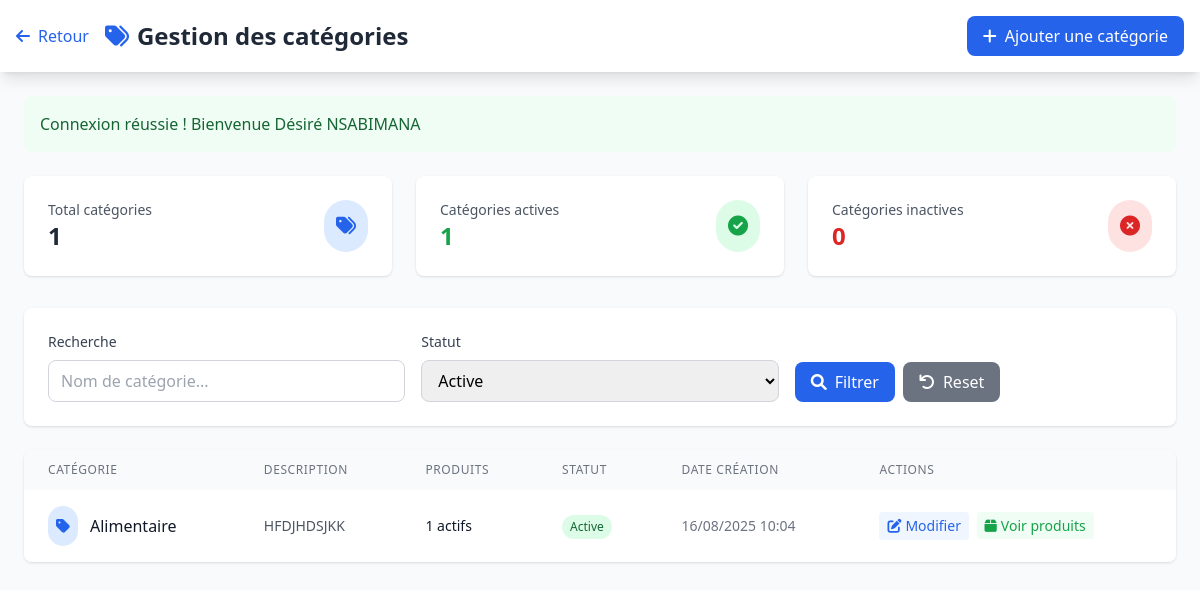
The page /Vendeur/categories.php?statut_filter=active (signed in) on the database its author committed.
### tables this page shows
CREATE TABLE `categories` (
  `id_categorie` int(11) NOT NULL,
  `nom_categorie` varchar(100) NOT NULL,
  `description` text DEFAULT NULL,
  `date_creation` timestamp NOT NULL DEFAULT current_timestamp(),
  `statut` enum('active','inactive') DEFAULT 'active'
);

### Vendeur/config.php (called while the page is built, shortened)
<?php
class Database {
    private static $instance = null;
    private $connection;
    private function __construct() {
        try {
            $this->connection = new PDO(
                "mysql:host=" . DB_HOST . ";dbname=" . DB_NAME . ";charset=utf8mb4",
                DB_USER,
                DB_PASS,
                [
                    PDO::ATTR_ERRMODE => PDO::ERRMODE_EXCEPTION,
                    PDO::ATTR_DEFAULT_FETCH_MODE => PDO::FETCH_ASSOC,
                    PDO::ATTR_EMULATE_PREPARES => false
                ]
            );
        } catch(PDOException $e) {
            die("Erreur de connexion à la base de données : " . $e->getMessage());
        }
    }
    public static function getInstance() {
        if (self::$instance === null) {
            self::$instance = new self();
        }
        return self::$instance;
    }
    public function query($sql, $params = []) {
        $stmt = $this->connection->prepare($sql);
        $stmt->execute($params);
        return $stmt;
    }
    public function fetch($sql, $params = []) {
        $stmt = $this->query($sql, $params);
        return $stmt->fetch();
    }
    public function fetchAll($sql, $params = []) {
        $stmt = $this->query($sql, $params);
        return $stmt->fetchAll();
    }
}
function getFlashMessage() {
    if (isset($_SESSION['flash'])) {
        $flash = $_SESSION['flash'];
        return $flash;
    }
    return null;
}
function isLoggedIn() {
    return isset($_SESSION['user_id']);
}
function getCurrentUser() {
    if (isLoggedIn()) {
        $db = Database::getInstance();
        return $db->fetch("SELECT * FROM utilisateurs WHERE id_utilisateur = ?", [$_SESSION['user_id']]);
    }
    return null;
}
function formatDate($date) {
    return date('d/m/Y H:i', strtotime($date));
}
?>

### Vendeur/categories.php (the view, shortened to what this page needs)
<?php
require_once 'config.php';
$db = Database::getInstance();
$page = intval($_GET['page'] ?? 1);
$limit = 20;
$offset = ($page - 1) * $limit;
$search = trim($_GET['search'] ?? '');
$statut_filter = $_GET['statut_filter'] ?? '';
$where_conditions = ["1=1"];
$params = [];
if (!empty($statut_filter)) {
    $where_conditions[] = "c.statut = ?";
    $params[] = $statut_filter;
}
$where_clause = 'WHERE ' . implode(' AND ', $where_conditions);
$stats = $db->fetch("
    SELECT
        COUNT(*) as total_categories,
        SUM(CASE WHEN statut = 'active' THEN 1 ELSE 0 END) as categories_actives,
        SUM(CASE WHEN statut = 'inactive' THEN 1 ELSE 0 END) as categories_inactives
    FROM categories
    WHERE 1=1
");
$categories = $db->fetchAll("
    SELECT
        c.id_categorie,
        c.nom_categorie,
        c.description,
        c.statut,
        c.date_creation,
        COUNT(p.id_produit) as nombre_produits,
        SUM(CASE WHEN p.statut = 'actif' THEN 1 ELSE 0 END) as produits_actifs
    FROM categories c
    LEFT JOIN produits p ON c.id_categorie = p.id_categorie
    $where_clause
    GROUP BY c.id_categorie, c.nom_categorie, c.description, c.statut, c.date_creation
    ORDER BY c.nom_categorie
    LIMIT $limit OFFSET $offset
", $params);
?>
<!DOCTYPE html>
<html lang="fr">
<head>
    <script src="https://cdn.tailwindcss.com"></script>
    <link href="https://cdnjs.cloudflare.com/ajax/libs/font-awesome/6.0.0/css/all.min.css" rel="stylesheet">
</head>
<body class="bg-gray-50">
    <nav class="bg-white shadow-lg">
        <div class="max-w-7xl mx-auto px-4">
            <div class="flex justify-between items-center py-4">
                <div class="flex items-center space-x-4">
                    <a href="dashboard.php" class="text-blue-600 hover:text-blue-800">
                        <i class="fas fa-arrow-left mr-2"></i>Retour
                    </a>
                    <h1 class="text-2xl font-bold text-gray-800">
                        <i class="fas fa-tags text-blue-600 mr-2"></i>Gestion des catégories
                    </h1>
                </div>
                <button onclick="openModal('addCategoryModal')" class="bg-blue-600 text-white px-4 py-2 rounded-lg hover:bg-blue-700">
                    <i class="fas fa-plus mr-2"></i>Ajouter une catégorie
                </button>
            </div>
        </div>
    </nav>
    <div class="max-w-7xl mx-auto p-6">
        <?php $flash = getFlashMessage(); ?>
        <?php if ($flash): ?>
            <div class="mb-6 p-4 rounded-lg <?= $flash['type'] === 'success' ? 'bg-green-50 border-green-200 text-green-800' : 'bg-red-50 border-red-200 text-red-800' ?>">
                <?= htmlspecialchars($flash['message']) ?>
            </div>
        <?php endif; ?>
        <div class="grid grid-cols-1 md:grid-cols-3 gap-6 mb-8">
            <div class="bg-white rounded-lg shadow p-6">
                <div class="flex items-center justify-between">
                    <div>
                        <p class="text-sm text-gray-600">Total catégories</p>
                        <p class="text-2xl font-bold text-gray-800"><?= $stats['total_categories'] ?></p>
                    </div>
                    <div class="bg-blue-100 rounded-full p-3">
                        <i class="fas fa-tags text-blue-600 text-xl"></i>
                    </div>
                </div>
            </div>
            <div class="bg-white rounded-lg shadow p-6">
                <div class="flex items-center justify-between">
                    <div>
                        <p class="text-sm text-gray-600">Catégories actives</p>
                        <p class="text-2xl font-bold text-green-600"><?= $stats['categories_actives'] ?></p>
                    </div>
                    <div class="bg-green-100 rounded-full p-3">
                        <i class="fas fa-check-circle text-green-600 text-xl"></i>
                    </div>
                </div>
            </div>
            <div class="bg-white rounded-lg shadow p-6">
                <div class="flex items-center justify-between">
                    <div>
                        <p class="text-sm text-gray-600">Catégories inactives</p>
                        <p class="text-2xl font-bold text-red-600"><?= $stats['categories_inactives'] ?></p>
                    </div>
                    <div class="bg-red-100 rounded-full p-3">
                        <i class="fas fa-times-circle text-red-600 text-xl"></i>
                    </div>
                </div>
            </div>
        </div>
        <div class="bg-white rounded-lg shadow p-6 mb-6">
            <form method="GET" class="grid grid-cols-1 md:grid-cols-3 gap-4">
                <div>
                    <label class="block text-sm font-medium text-gray-700 mb-2">Recherche</label>
                    <input type="text" name="search" value="<?= htmlspecialchars($search) ?>"
                           placeholder="Nom de catégorie..."
                           class="w-full px-3 py-2 border border-gray-300 rounded-lg focus:ring-2 focus:ring-blue-500">
                </div>
                <div>
                    <label class="block text-sm font-medium text-gray-700 mb-2">Statut</label>
                    <select name="statut_filter" class="w-full px-3 py-2 border border-gray-300 rounded-lg focus:ring-2 focus:ring-blue-500">
                        <option value="active" <?= $statut_filter === 'active' ? 'selected' : '' ?>>Active</option>
                    </select>
                </div>
                <div class="flex items-end space-x-2">
                    <button type="submit" class="bg-blue-600 text-white px-4 py-2 rounded-lg hover:bg-blue-700">
                        <i class="fas fa-search mr-2"></i>Filtrer
                    </button>
                    <a href="categories.php" class="bg-gray-500 text-white px-4 py-2 rounded-lg hover:bg-gray-600">
                        <i class="fas fa-undo mr-2"></i>Reset
                    </a>
                </div>
            </form>
        </div>
        <div class="bg-white rounded-lg shadow overflow-hidden">
            <div class="overflow-x-auto">
                <table class="w-full">
                    <thead class="bg-gray-50">
                        <tr>
                            <th class="px-6 py-3 text-left text-xs font-medium text-gray-500 uppercase tracking-wider">Catégorie</th>
                            <th class="px-6 py-3 text-left text-xs font-medium text-gray-500 uppercase tracking-wider">Description</th>
                            <th class="px-6 py-3 text-left text-xs font-medium text-gray-500 uppercase tracking-wider">Produits</th>
                            <th class="px-6 py-3 text-left text-xs font-medium text-gray-500 uppercase tracking-wider">Statut</th>
                            <th class="px-6 py-3 text-left text-xs font-medium text-gray-500 uppercase tracking-wider">Date création</th>
                            <th class="px-6 py-3 text-left text-xs font-medium text-gray-500 uppercase tracking-wider">Actions</th>
                        </tr>
                    </thead>
                    <tbody class="bg-white divide-y divide-gray-200">
                        <?php if (empty($categories)): ?>
                            <tr>
                                <td colspan="6" class="px-6 py-8 text-center text-gray-500">
                                    Aucune catégorie trouvée
                                </td>
                            </tr>
                        <?php else: ?>
                            <?php foreach ($categories as $categorie): ?>
                                <tr class="hover:bg-gray-50">
                                    <td class="px-6 py-4">
                                        <div class="flex items-center">
                                            <div class="bg-blue-100 rounded-full p-2 mr-3">
                                                <i class="fas fa-tag text-blue-600"></i>
                                            </div>
                                            <div class="font-medium text-gray-900">
                                                <?= htmlspecialchars($categorie['nom_categorie']) ?>
                                            </div>
                                        </div>
                                    </td>
                                    <td class="px-6 py-4">
                                        <div class="text-sm text-gray-600">
                                            <?= $categorie['description'] ? htmlspecialchars($categorie['description']) : '-' ?>
                                        </div>
                                    </td>
                                    <td class="px-6 py-4">
                                        <div class="text-sm">
                                            <div class="font-medium text-gray-900">
                                                <?= intval($categorie['produits_actifs']) ?> actifs
                                            </div>
                                        </div>
                                    </td>
                                    <td class="px-6 py-4">
                                        <span class="inline-block px-2 py-1 text-xs rounded-full
                                            <?= $categorie['statut'] === 'active' ? 'bg-green-100 text-green-800' : 'bg-red-100 text-red-800' ?>">
                                            <?= $categorie['statut'] === 'active' ? 'Active' : 'Inactive' ?>
                                        </span>
                                    </td>
                                    <td class="px-6 py-4 text-sm text-gray-500">
                                        <?= formatDate($categorie['date_creation']) ?>
                                    </td>
                                    <td class="px-6 py-4 whitespace-nowrap text-sm space-x-1">
                                        <button onclick="editCategory(<?= htmlspecialchars(json_encode($categorie)) ?>)"
                                                class="text-blue-600 hover:text-blue-900 bg-blue-50 px-2 py-1 rounded">
                                            <i class="fas fa-edit mr-1"></i>Modifier
                                        </button>
                                        <a href="produits.php?categorie=<?= $categorie['id_categorie'] ?>"
                                           class="text-green-600 hover:text-green-900 bg-green-50 px-2 py-1 rounded">
                                            <i class="fas fa-box mr-1"></i>Voir produits
                                        </a>
                                    </td>
                                </tr>
                            <?php endforeach; ?>
                        <?php endif; ?>
                    </tbody>
                </table>
            </div>
        </div>
    </div>
</body>
</html>

### rows shown on the page
categories: nom_categorie "Alimentaire", description "HFDJHDSJKK", produits_actifs "1", statut "Active", date_creation "16/08/2025 10:04"

### other values the page prints
$flash['message'] "Connexion réussie ! Bienvenue Désiré NSABIMANA"
$stats['total_categories'] "1"
$stats['categories_actives'] "1"
$stats['categories_inactives'] "0"
